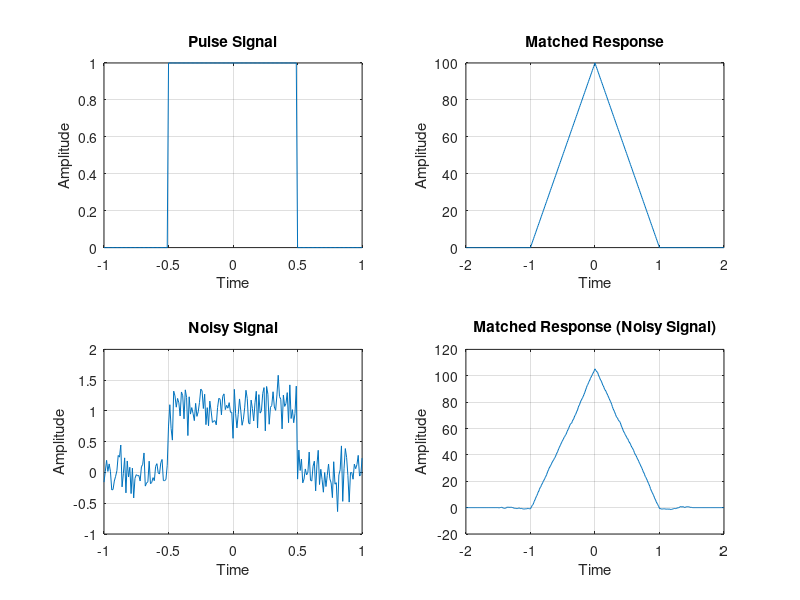
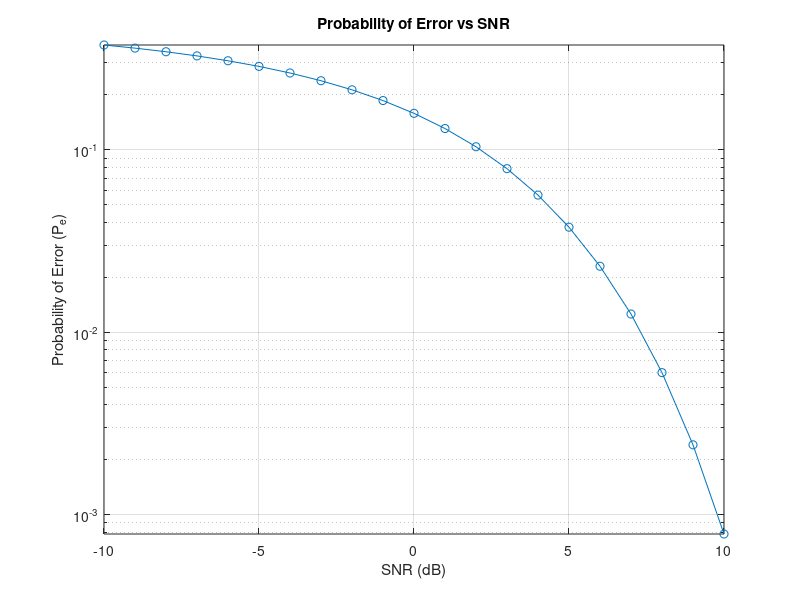

These charts were generated, in order, by the following MATLAB code:
close all;
clear all;
clc;

% Generate the rectangular pulse signal
t = -1:0.01:1; 
len = length(t);
d = 1;
xt = rectpuls(t,d); % Pulse signal
ht = fliplr(xt);    % Matched filter (time-reversed pulse)

% Plot the pulse signal
subplot(2,2,1)
plot(t, xt);
xlabel('Time');
ylabel('Amplitude');
title('Pulse Signal');
grid on;

% Convolve the pulse signal with the matched filter
yt = conv(xt,ht);
t_conv = -2:0.01:2; % Adjust time vector after convolution

subplot(2,2,2);
plot(t_conv, yt);
xlabel('Time');
ylabel('Amplitude');
title('Matched Response');
grid on;

% Add AWGN to the pulse signal
xtnt = awgn(xt,10,'measured');

% Plot the noisy signal
subplot(2,2,3);
plot(t, xtnt);
xlabel('Time');
ylabel('Amplitude');
title('Noisy Signal');
grid on;

% Convolve the noisy signal with the matched filter
yt2 = conv(xtnt,ht);
t2 = -2:0.01:2;

subplot(2,2,4);
plot(t2, yt2);
xlabel('Time');
ylabel('Amplitude');
title('Matched Response (Noisy Signal)');
grid on;

% Calculate the probability of error (P_e)
noise_power = 0.5;
Eo = trapz(t, xt.^2); % Energy of the original signal
NO = 1;

x = sqrt((2 * Eo) / NO);
y = qfunc(x);
disp(['Probability of Error P_e: ', num2str(y)]);

% Probability of Error vs SNR
SNR_dB = -10:1:10; 
SNR = 10.^(SNR_dB/10); 
Pe = zeros(size(SNR)); 

for i = 1:length(SNR)
    Pe(i) = qfunc(sqrt(SNR(i) * Eo / NO)); % Use Eo instead of E
end

figure; 
semilogy(SNR_dB, Pe, 'o-'); 
grid on;
xlabel('SNR (dB)');
ylabel('Probability of Error (P_e)');
title('Probability of Error vs SNR');
axis tight; % Adjust axis limits to fit data


